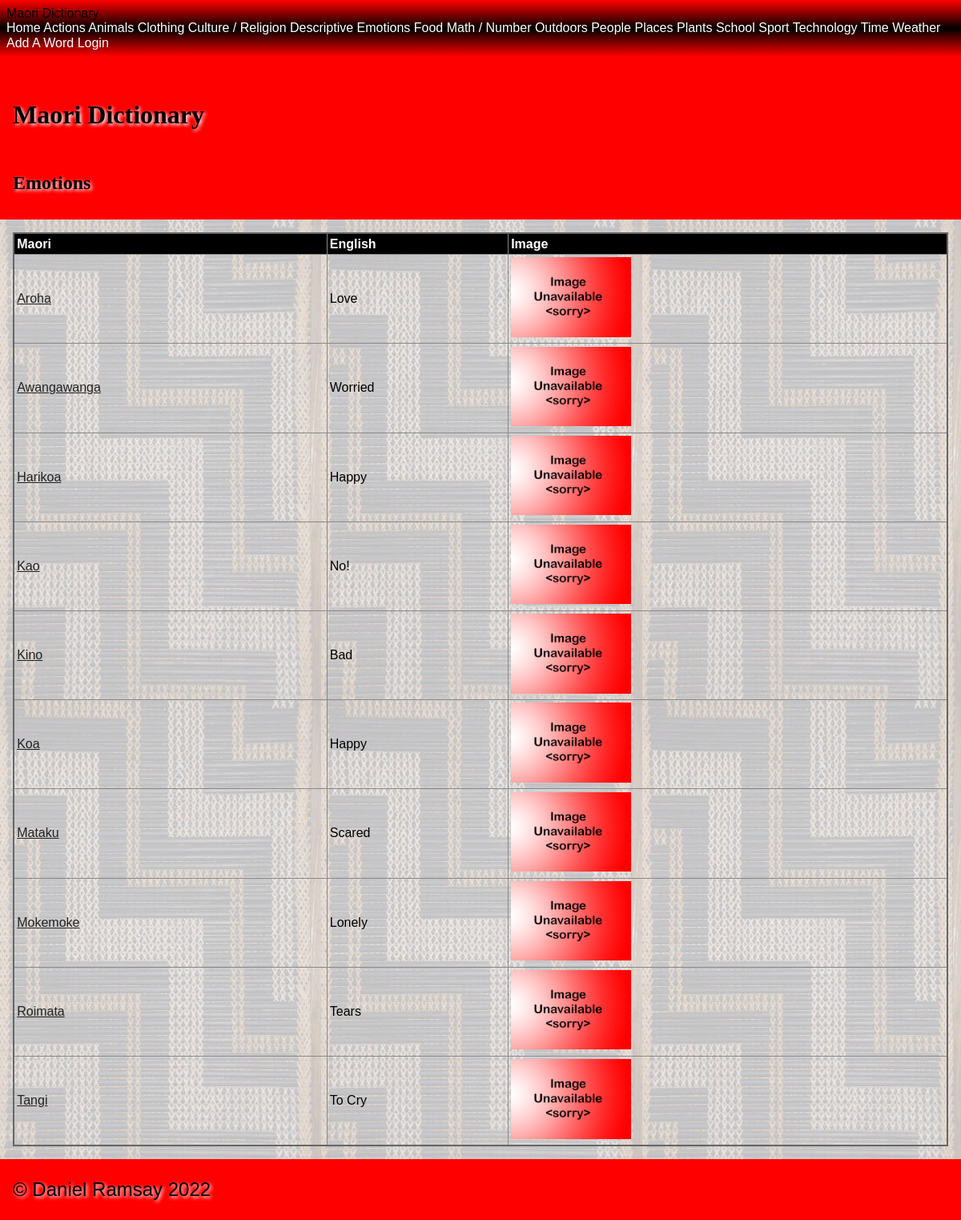
The page /category/emotions on the database its author committed.
### tables this page shows
CREATE TABLE "maori_words"
(
    id             integer      not null
        primary key autoincrement,
    english_name   varchar(60)  not null,
    created_by     integer      not null
        references people
            on update restrict on delete restrict,
    created_at     datetime     not null,
    maori_name     varchar(60)  not null,
    category       varchar(60)  not null,
    level          integer      not null,
    definition     varchar(200) not null,
    image_filename varchar(60)
);

### app.py (the view)
@app.route('/category/<category_name>')
def site_category(category_name):
    category_name = category_name.replace("|", "/")
    query = "SELECT maori_name, english_name, definition, level, created_by, created_at, image_filename \
            FROM maori_words WHERE lower(category) = ?"
    con = create_connection(DATABASE)
    cur = con.cursor()
    cur.execute(query, (category_name.lower(),))
    maori_names = cur.fetchall()
    con.close()
    if maori_names == []:
        return redirect('/')
    return render_template("category.html", logged_in=is_logged_in(), categories=get_categories(),
                           category_name=category_name, maori_names=maori_names, is_a_teacher=is_a_teacher())

### app.py (called while the page is built)
def create_connection(db_file):
    try:
        connection = sqlite3.connect(db_file)
        return connection
    except Error as e:
        print(e)
    return None

def is_logged_in():
    if session.get("email") is None:
        print("not logged in")
        return False
    else:
        print("logged in")
        return True

def is_a_teacher():
    if session.get("type") == 'teacher':
        print("is teacher")
        return True
    else:
        print("is not teacher")
        return False

def get_categories():
    query = 'SELECT distinct lower(category) FROM maori_words'
    con = create_connection(DATABASE)
    cur = con.cursor()
    cur.execute(query)
    category_list = cur.fetchall()
    con.close()
    return category_list

### templates/category.html
{% extends 'base.html' %}
{% block pageheading %}
{{category_name.title()}}
{% endblock %}
{% block main %}
<table>
    <tr>
        <th>Maori</th>
        <th>English</th>
        <th>Image</th>
        </tr>
        <tbody>
            {% for maori_name in maori_names %}
                <tr>
                    <td><a href='/category/{{ category_name.lower().replace("/", "|") }}/{{ maori_name[0].lower() }}'>{{ maori_name[0].title() }}</a></td>
                    <td>{{ maori_name[1].title() }}</td>
                    {% if maori_name[6] %}
                        <td><img src='/static/images/{{ maori_name[6] }}' style="width: 150px"></td>
                    {% else %}
                        <td><img src='/static/images/noimage.png' style="width: 150px"></td>
                    {% endif %}
                </tr>
            {% endfor %}
        </tbody>
    </table>
{% endblock %}

### static/style.css (style rules this page uses)
* { font-family: Comfortaa, sans-serif; margin: 0; padding: 0; box-sizing: border-box; }
a { color: #222; }
img { width: 100%; }
table { width: 100%; border: 2px solid #666; border-collapse: collapse; }
th, td { border: 1px solid #888; padding: 0.2rem; text-align: left; }
th { background-color: #000; color: #fff; }

### rows shown on the page
maori_words: maori_name "Aroha", english_name "Love"
maori_words: maori_name "Awangawanga", english_name "Worried"
maori_words: maori_name "Harikoa", english_name "Happy"
maori_words: maori_name "Kao", english_name "No!"
maori_words: maori_name "Kino", english_name "Bad"
maori_words: maori_name "Koa", english_name "Happy"
maori_words: maori_name "Mataku", english_name "Scared"
maori_words: maori_name "Mokemoke", english_name "Lonely"
maori_words: maori_name "Roimata", english_name "Tears"
maori_words: maori_name "Tangi", english_name "To Cry"

### other values the page prints
{{ category[0].title() }} "Actions" "Animals" "Clothing" "Culture / Religion" "Descriptive" "Emotions" "Food" "Math / Number" "Outdoors" "People" "Places" "Plants" "School" "Sport" "Technology" "Time" "Weather"
{{ category_name.title() }} "Emotions"
